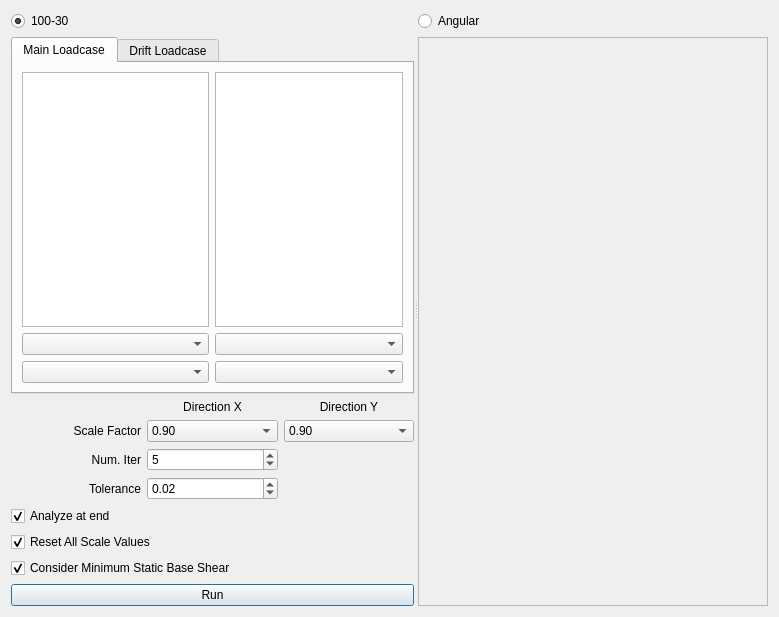
<?xml version="1.0" encoding="UTF-8"?>
<ui version="4.0">
 <class>Dialog</class>
 <widget class="QDialog" name="Dialog">
  <property name="geometry">
   <rect>
    <x>0</x>
    <y>0</y>
    <width>779</width>
    <height>617</height>
   </rect>
  </property>
  <property name="windowTitle">
   <string>Response Spectrum Analysis</string>
  </property>
  <layout class="QHBoxLayout" name="horizontalLayout">
   <item>
    <widget class="QSplitter" name="splitter">
     <property name="orientation">
      <enum>Qt::Horizontal</enum>
     </property>
     <widget class="QWidget" name="layoutWidget">
      <layout class="QVBoxLayout" name="verticalLayout_2">
       <item>
        <layout class="QGridLayout" name="gridLayout_3">
         <item row="2" column="0">
          <widget class="QLabel" name="label_7">
           <property name="text">
            <string>Scale Factor</string>
           </property>
           <property name="alignment">
            <set>Qt::AlignRight|Qt::AlignTrailing|Qt::AlignVCenter</set>
           </property>
          </widget>
         </item>
         <item row="3" column="0">
          <widget class="QLabel" name="label_8">
           <property name="text">
            <string>Num. Iter</string>
           </property>
           <property name="alignment">
            <set>Qt::AlignRight|Qt::AlignTrailing|Qt::AlignVCenter</set>
           </property>
          </widget>
         </item>
         <item row="4" column="0">
          <widget class="QLabel" name="label_9">
           <property name="text">
            <string>Tolerance</string>
           </property>
           <property name="alignment">
            <set>Qt::AlignRight|Qt::AlignTrailing|Qt::AlignVCenter</set>
           </property>
          </widget>
         </item>
         <item row="3" column="1">
          <widget class="QSpinBox" name="iteration">
           <property name="minimum">
            <number>1</number>
           </property>
           <property name="value">
            <number>5</number>
           </property>
          </widget>
         </item>
         <item row="1" column="2">
          <widget class="QLabel" name="y_label">
           <property name="enabled">
            <bool>true</bool>
           </property>
           <property name="text">
            <string>Direction Y</string>
           </property>
           <property name="alignment">
            <set>Qt::AlignCenter</set>
           </property>
          </widget>
         </item>
         <item row="5" column="0" colspan="3">
          <widget class="QCheckBox" name="analyze">
           <property name="layoutDirection">
            <enum>Qt::LeftToRight</enum>
           </property>
           <property name="text">
            <string>Analyze at end</string>
           </property>
           <property name="checked">
            <bool>true</bool>
           </property>
          </widget>
         </item>
         <item row="4" column="1">
          <widget class="QDoubleSpinBox" name="tolerance">
           <property name="minimum">
            <double>0.000000000000000</double>
           </property>
           <property name="maximum">
            <double>0.500000000000000</double>
           </property>
           <property name="singleStep">
            <double>0.010000000000000</double>
           </property>
           <property name="value">
            <double>0.020000000000000</double>
           </property>
          </widget>
         </item>
         <item row="1" column="1">
          <widget class="QLabel" name="x_label">
           <property name="layoutDirection">
            <enum>Qt::LeftToRight</enum>
           </property>
           <property name="text">
            <string>Direction X</string>
           </property>
           <property name="alignment">
            <set>Qt::AlignCenter</set>
           </property>
          </widget>
         </item>
         <item row="2" column="1">
          <widget class="QComboBox" name="x_scalefactor_combobox">
           <property name="currentIndex">
            <number>1</number>
           </property>
           <item>
            <property name="text">
             <string>0.85</string>
            </property>
           </item>
           <item>
            <property name="text">
             <string>0.90</string>
            </property>
           </item>
           <item>
            <property name="text">
             <string>1.0</string>
            </property>
           </item>
          </widget>
         </item>
         <item row="6" column="0" colspan="3">
          <widget class="QCheckBox" name="reset">
           <property name="text">
            <string>Reset All Scale Values</string>
           </property>
           <property name="checked">
            <bool>true</bool>
           </property>
          </widget>
         </item>
         <item row="2" column="2">
          <widget class="QComboBox" name="y_scalefactor_combobox">
           <property name="currentIndex">
            <number>1</number>
           </property>
           <item>
            <property name="text">
             <string>0.85</string>
            </property>
           </item>
           <item>
            <property name="text">
             <string>0.90</string>
            </property>
           </item>
           <item>
            <property name="text">
             <string>1.0</string>
            </property>
           </item>
          </widget>
         </item>
         <item row="7" column="0" colspan="3">
          <widget class="QCheckBox" name="consider_min_static_base_shear">
           <property name="text">
            <string>Consider Minimum Static Base Shear</string>
           </property>
           <property name="checked">
            <bool>true</bool>
           </property>
          </widget>
         </item>
         <item row="0" column="0" colspan="3">
          <layout class="QGridLayout" name="gridLayout">
           <item row="0" column="0">
            <widget class="QRadioButton" name="combination_response_spectrum_checkbox">
             <property name="text">
              <string>100-30</string>
             </property>
             <property name="checked">
              <bool>true</bool>
             </property>
            </widget>
           </item>
           <item row="1" column="0" colspan="2">
            <widget class="QTabWidget" name="tabwidget">
             <property name="currentIndex">
              <number>0</number>
             </property>
             <widget class="QWidget" name="tab">
              <attribute name="title">
               <string>Main Loadcase</string>
              </attribute>
              <layout class="QGridLayout" name="gridLayout_2">
               <item row="0" column="0">
                <widget class="QListWidget" name="x_dynamic_loadcase_list">
                 <property name="selectionMode">
                  <enum>QAbstractItemView::MultiSelection</enum>
                 </property>
                 <property name="sortingEnabled">
                  <bool>false</bool>
                 </property>
                </widget>
               </item>
               <item row="1" column="1">
                <widget class="QComboBox" name="ey_combobox">
                 <property name="enabled">
                  <bool>true</bool>
                 </property>
                </widget>
               </item>
               <item row="0" column="1">
                <widget class="QListWidget" name="y_dynamic_loadcase_list">
                 <property name="selectionMode">
                  <enum>QAbstractItemView::MultiSelection</enum>
                 </property>
                 <property name="sortingEnabled">
                  <bool>false</bool>
                 </property>
                </widget>
               </item>
               <item row="1" column="0">
                <widget class="QComboBox" name="ex_combobox"/>
               </item>
               <item row="2" column="0">
                <widget class="QComboBox" name="ex1_combobox"/>
               </item>
               <item row="2" column="1">
                <widget class="QComboBox" name="ey1_combobox">
                 <property name="enabled">
                  <bool>true</bool>
                 </property>
                </widget>
               </item>
              </layout>
             </widget>
             <widget class="QWidget" name="tab_2">
              <attribute name="title">
               <string>Drift Loadcase</string>
              </attribute>
              <layout class="QGridLayout" name="gridLayout_4">
               <item row="1" column="0">
                <widget class="QComboBox" name="ex_drift_combobox"/>
               </item>
               <item row="0" column="0">
                <widget class="QListWidget" name="x_dynamic_drift_loadcase_list">
                 <property name="selectionMode">
                  <enum>QAbstractItemView::MultiSelection</enum>
                 </property>
                 <property name="sortingEnabled">
                  <bool>false</bool>
                 </property>
                </widget>
               </item>
               <item row="1" column="1">
                <widget class="QComboBox" name="ey_drift_combobox">
                 <property name="enabled">
                  <bool>true</bool>
                 </property>
                </widget>
               </item>
               <item row="0" column="1">
                <widget class="QListWidget" name="y_dynamic_drift_loadcase_list">
                 <property name="selectionMode">
                  <enum>QAbstractItemView::MultiSelection</enum>
                 </property>
                 <property name="sortingEnabled">
                  <bool>false</bool>
                 </property>
                </widget>
               </item>
               <item row="2" column="0">
                <widget class="QComboBox" name="ex1_drift_combobox"/>
               </item>
               <item row="2" column="1">
                <widget class="QComboBox" name="ey1_drift_combobox">
                 <property name="enabled">
                  <bool>true</bool>
                 </property>
                </widget>
               </item>
              </layout>
             </widget>
            </widget>
           </item>
          </layout>
         </item>
        </layout>
       </item>
       <item>
        <widget class="QPushButton" name="run">
         <property name="text">
          <string>Run</string>
         </property>
         <property name="icon">
          
         </property>
         <property name="iconSize">
          <size>
           <width>60</width>
           <height>60</height>
          </size>
         </property>
         <property name="shortcut">
          <string>Ctrl+S</string>
         </property>
        </widget>
       </item>
      </layout>
     </widget>
     <widget class="QWidget" name="layoutWidget">
      <layout class="QVBoxLayout" name="verticalLayout">
       <item>
        <widget class="QRadioButton" name="angular_response_spectrum_checkbox">
         <property name="text">
          <string>Angular</string>
         </property>
        </widget>
       </item>
       <item>
        <widget class="QTableView" name="angular_tableview">
         <property name="enabled">
          <bool>false</bool>
         </property>
         <property name="minimumSize">
          <size>
           <width>350</width>
           <height>0</height>
          </size>
         </property>
         <property name="alternatingRowColors">
          <bool>true</bool>
         </property>
         <property name="selectionMode">
          <enum>QAbstractItemView::SingleSelection</enum>
         </property>
        </widget>
       </item>
      </layout>
     </widget>
    </widget>
   </item>
  </layout>
 </widget>
 <resources/>
 <connections/>
</ui>
